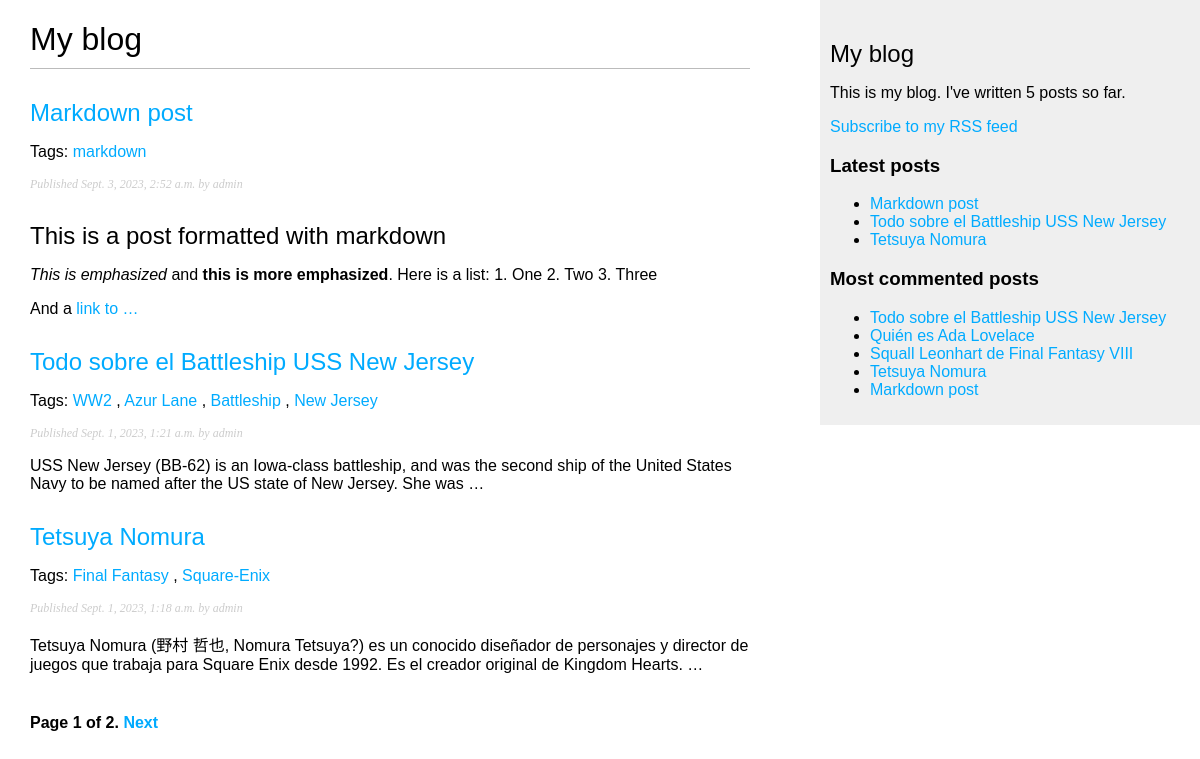
Screenshot of /blog/ with the database file from the repository.
### blog/models.py (models this page shows, shortened)
class Post(models.Model):
    class Status(models.TextChoices):
        DRAFT = 'DF', 'Draft'
        PUBLISHED = 'PB', 'Published'
    title = models.CharField(max_length=250)
    slug = models.SlugField(max_length=250, unique_for_date='publish')
    author = models.ForeignKey(User,
                            on_delete=models.CASCADE,
                            related_name='blog_posts')
    body = models.TextField()
    publish = models.DateTimeField(default=timezone.now)
    created = models.DateTimeField(auto_now_add=True)
    updated = models.DateTimeField(auto_now=True)
    status = models.CharField(max_length=2,
                            choices=Status.choices,
                            default=Status.DRAFT)
    objects = models.Manager() # the default manager
    published = PublishedManager() # our custom manager
    tags = TaggableManager() # allow to add, retrieve and remove tags form Post objects
    class Meta:
        ordering = ['-publish']
        indexes = [
            models.Index(fields=['-publish']),
        ]
    def get_absolute_url(self):
        return reverse('blog:post_detail',
                        args=[self.publish.year,
                            self.publish.month,
                            self.publish.day,
                            self.slug])

### blog/views.py (the view)
# urls.py: path('', views.post_list, name='post_list'),
def post_list(request, tag_slug=None):
    post_list = Post.published.all()
    tag = None
    if tag_slug:
        tag = get_object_or_404(Tag, slug=tag_slug)
        post_list = post_list.filter(tags__in=[tag])
    paginator = Paginator(post_list, 3) # instantiate paginator class with the number of objects to return
    page_number = request.GET.get('page', 1) # retrive the page GET HTTP parameter and store it in the page_number variable
    try:
        posts = paginator.page(page_number)
    except PageNotAnInteger:
        posts = paginator.page(1)
    except EmptyPage:
        posts = paginator.page(paginator.num_pages)
    return render(request, 'blog/post/list.html', {'posts':posts,
                                                    'tag': tag}) # pass the age number and the posts object to the template

### blog/models.py (called while the page is built)
    def get_queryset(self):
        return super().get_queryset()\
            .filter(status=Post.Status.PUBLISHED)

### blog/templatetags/blog_tags.py (called while the page is built)
@register.simple_tag
def total_posts():
    return Post.published.count()

@register.inclusion_tag('blog/post/latest_posts.html')
def show_latest_posts(count=5):
    latest_posts = Post.published.order_by('-publish')[:count]
    return {'latest_posts': latest_posts}

@register.simple_tag
def get_most_commented_posts(count=5):
    return Post.published.annotate(
                total_comments=Count('comments') #  store the number
                ).order_by('-total_comments')[:count] #  order the QuerySet by

@register.filter(name='markdown')
def markdown_format(text):
    return mark_safe(markdown.markdown(text))

### blog/templates/blog/post/list.html (shortened to what this page needs)
{% extends 'blog/base.html' %}
{% load blog_tags %}
{% block content %}
<h1>My blog</h1>
{% for post in posts %}
<h2>
    <a href="{{ post.get_absolute_url }}">{{ post.title }}</a>
</h2>
<p class="tags">
    Tags:
    {% for tag in post.tags.all %}
        <a href="{% url "blog:post_list_by_tag" tag.slug %}">
            {{ tag.name }}
        </a>
        {% if not forloop.last %}, {% endif %}
    {% endfor %}
</p>
<p class="date">
    Published {{ post.publish }} by {{ post.author }}
</p>
{{ post.body|markdown|truncatewords_html:30 }}
{% endfor %}
{% include "pagination.html" with page=posts %}
{% endblock %}

### blog/templates/blog/base.html (shortened to what this page needs)
{% load blog_tags %}
{% load static %}
<!DOCTYPE html>
<html lang="en">
<head>
    <link rel="stylesheet" href="{% static 'css/blog.css' %}">
</head>
<body>
    <div id="content">
        {% block content %}
        {% endblock %}
    </div>
    <div id="sidebar">
        <h2>My blog</h2>
        <p>
            This is my blog.
            I've written {% total_posts %} posts so far.
        </p>
        <p>
            <a href="{% url "blog:post_feed" %}">
            Subscribe to my RSS feed
            </a>
        </p>
        <h3>Latest posts</h3>
        {% show_latest_posts 3 %}
        <h3>Most commented posts</h3>
        {% get_most_commented_posts as most_commented_posts %}
        <ul>
            {% for post in most_commented_posts %}
            <li>
                <a href="{{ post.get_absolute_url }}">{{ post.title }}</a>
            </li>
            {% endfor %}
        </ul>
    </div>
</body>
</html>

### blog/templates/blog/post/latest_posts.html
<ul>
    {% for post in latest_posts %}
        <li>
            <a href="{{ post.get_absolute_url }}">{{ post.title }}</a>
        </li>
    {% endfor %}
</ul>

### blog/static/css/blog.css (style rules this page uses)
body { margin:0; padding:0; font-family:helvetica, sans-serif; }
a { color:#00abff; text-decoration:none; }
h1 { font-weight:normal; border-bottom:1px solid #bbb; padding:0 0 10px 0; }
h2 { font-weight:normal; margin:30px 0 0; }
#content { float:left; width:60%; padding:0 0 0 30px; }
#sidebar { float:right; width:30%; padding:10px; background:#efefef; height:100%; }
p.date { color:#ccc; font-family: georgia, serif; font-size: 12px; font-style: italic; }

### rows the page displays
Post: title "Markdown post", publish "Sept. 3, 2023, 2:52 a.m.", author "admin", body "This is a post formatted with markdown This is emphasized and this is more emphasized . Here is a list: 1. One 2. Two 3. Three And a link to …"
Tag: name "markdown"
Post: title "Todo sobre el Battleship USS New Jersey", publish "Sept. 1, 2023, 1:21 a.m.", author "admin", body "USS New Jersey (BB-62) is an Iowa-class battleship, and was the second ship of the United States Navy to be named after the US state of New Jersey. She was …"
Tag: name "WW2"
Tag: name "Azur Lane"
Tag: name "Battleship"
Tag: name "New Jersey"
Post: title "Tetsuya Nomura", publish "Sept. 1, 2023, 1:18 a.m.", author "admin", body "Tetsuya Nomura (野村 哲也, Nomura Tetsuya?) es un conocido diseñador de personajes y director de juegos que trabaja para Square Enix desde 1992. Es el creador original de Kingdom Hearts. …"
Tag: name "Final Fantasy"
Tag: name "Square-Enix"
Post: title "Quién es Ada Lovelace"
Post: title "Squall Leonhart de Final Fantasy VIII"

### other values shown
{{ page.number }} "1"
{{ page.paginator.num_pages }} "2"
